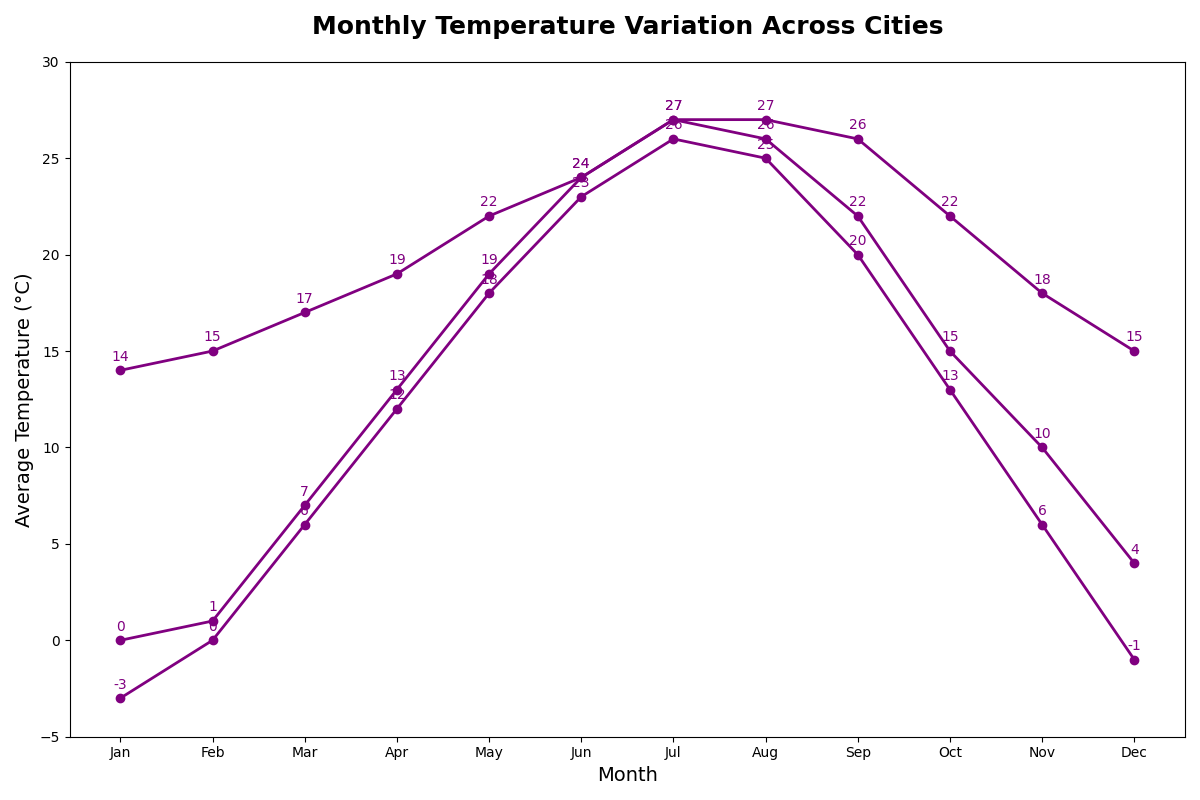

The Python source for this figure:
import matplotlib.pyplot as plt
import numpy as np

months = np.array(['Jan', 'Feb', 'Mar', 'Apr', 'May', 'Jun', 'Jul', 'Aug', 'Sep', 'Oct', 'Nov', 'Dec'])
la_temps = np.array([14, 15, 17, 19, 22, 24, 27, 27, 26, 22, 18, 15])
ny_temps = np.array([0, 1, 7, 13, 19, 24, 27, 26, 22, 15, 10, 4])
chicago_temps = np.array([-3, 0, 6, 12, 18, 23, 26, 25, 20, 13, 6, -1])

fig, ax = plt.subplots(figsize=(12, 8))

# Use a single color for all cities
single_color = 'purple'
ax.plot(months, la_temps, marker='o', linestyle='-', color=single_color, linewidth=2)
ax.plot(months, ny_temps, marker='o', linestyle='-', color=single_color, linewidth=2)
ax.plot(months, chicago_temps, marker='o', linestyle='-', color=single_color, linewidth=2)

ax.set_title("Monthly Temperature Variation Across Cities", fontsize=18, weight='bold', pad=20)
ax.set_xlabel("Month", fontsize=14)
ax.set_ylabel("Average Temperature (°C)", fontsize=14)
ax.set_ylim(-5, 30)

# Use the same color for data labels
for i, txt in enumerate(la_temps):
    ax.text(months[i], la_temps[i] + 0.5, str(txt), ha='center', fontsize=10, color=single_color)
for i, txt in enumerate(ny_temps):
    ax.text(months[i], ny_temps[i] + 0.5, str(txt), ha='center', fontsize=10, color=single_color)
for i, txt in enumerate(chicago_temps):
    ax.text(months[i], chicago_temps[i] + 0.5, str(txt), ha='center', fontsize=10, color=single_color)

plt.tight_layout()
plt.show()
